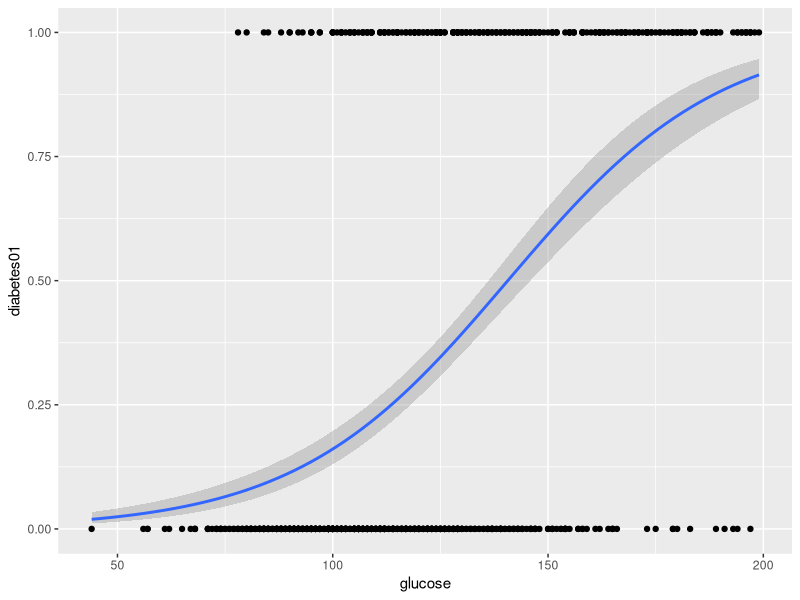
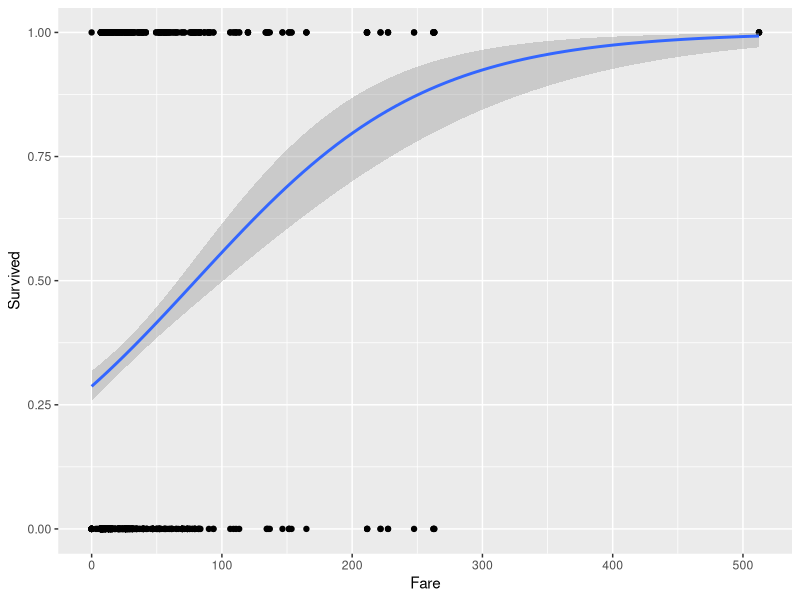

R code for these plots, in order:
## ---- chunk 1
#leemos los datos:
library(readxl)
hbp <- read_excel("mod_empiricos.xlsx", 
                            sheet = "hbp")
## ---- chunk 2
#modelo logístico:
highbp <- glm(dxhigh ~ age + bmi + menop, data = hbp,
              family=binomial())
## ---- chunk 3
#resumen de los resultados:
summary(highbp)
## ---- chunk 4
#obtener los coeficientes como ORs:
exp(cbind(OR = coef(highbp), confint(highbp)))
## ---- chunk 5
# paquetes
library(tidyverse)
library(caret)
library(mlbench)
# cargar datos (estos son directamente del paquete mlbench, en su caso debe usar readxl o similar)
data("PimaIndiansDiabetes2", package = "mlbench")
# inspeccionar los datos
sample_n(PimaIndiansDiabetes2, 6)
## ---- chunk 6
library(MASS)
# Fit the model
model <- glm(diabetes ~., data = PimaIndiansDiabetes2, family = binomial())
# Summarize the final selected model
summary(model)
## ---- chunk 7
# odds
exp(cbind(OR = coef(model), confint(model)))
## ---- chunk 8
library(ggplot2)
#pasar datos de diabetes "pos" y "neg" a 1s y 0s
diabetes01 <- ifelse(PimaIndiansDiabetes2$diabetes == "pos", 1, 0)
#gráfica con curva logística
ggplot(PimaIndiansDiabetes2, aes(x=glucose, y=diabetes01, na.rm = TRUE)) +
  geom_point() +
  geom_smooth(method = "glm", 
    method.args = list(family = "binomial"), 
    se = TRUE)
## ---- chunk 9
library(readxl)
titanic <- read_excel("Titanic.xlsx", na = "NA")
head(titanic)
## ---- chunk 10
library(ggplot2)
library(MASS)
# Fit the model
model_1 <- glm(Survived ~ Pclass + Sex + Age + SibSp + Parch + Fare, data = titanic, family = binomial())
# Summarize the selected model
summary(model_1)
# OD ratios
exp(cbind(OR = coef(model_1), confint(model_1)))
#gráfica con curva logística
ggplot(titanic, aes(x=Fare, y=Survived, na.rm = TRUE)) +
  geom_point() +
  geom_smooth(method = "glm", 
    method.args = list(family = "binomial"), 
    se = TRUE)
